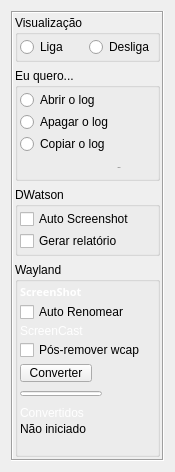
          <widget class="QWidget" name="page_5">
           <property name="geometry">
            <rect>
             <x>0</x>
             <y>0</y>
             <width>175</width>
             <height>472</height>
            </rect>
           </property>
           <attribute name="label">
            <string>Log</string>
           </attribute>
           <layout class="QGridLayout" name="gridLayout_10">
            <item row="0" column="0">
             <widget class="QFrame" name="frame_2">
              <property name="sizePolicy">
               <sizepolicy hsizetype="Preferred" vsizetype="Expanding">
                <horstretch>0</horstretch>
                <verstretch>0</verstretch>
               </sizepolicy>
              </property>
              <property name="minimumSize">
               <size>
                <width>0</width>
                <height>0</height>
               </size>
              </property>
              <property name="maximumSize">
               <size>
                <width>158</width>
                <height>10000</height>
               </size>
              </property>
              <property name="frameShape">
               <enum>QFrame::Box</enum>
              </property>
              <property name="frameShadow">
               <enum>QFrame::Sunken</enum>
              </property>
              <layout class="QGridLayout" name="gridLayout_13">
               <property name="leftMargin">
                <number>2</number>
               </property>
               <property name="topMargin">
                <number>2</number>
               </property>
               <property name="rightMargin">
                <number>2</number>
               </property>
               <property name="bottomMargin">
                <number>2</number>
               </property>
               <item row="0" column="0">
                <layout class="QGridLayout" name="gridLayout_48">
                 <item row="1" column="0">
                  <widget class="QGroupBox" name="groupBox_7">
                   <property name="title">
                    <string>Eu quero...</string>
                   </property>
                   <layout class="QGridLayout" name="gridLayout_44">
                    <property name="leftMargin">
                     <number>2</number>
                    </property>
                    <property name="topMargin">
                     <number>2</number>
                    </property>
                    <property name="rightMargin">
                     <number>2</number>
                    </property>
                    <property name="bottomMargin">
                     <number>2</number>
                    </property>
                    <property name="spacing">
                     <number>2</number>
                    </property>
                    <item row="0" column="0">
                     <layout class="QGridLayout" name="gridLayout_50">
                      <item row="1" column="0">
                       <widget class="QRadioButton" name="radioButton_removeLog">
                        <property name="text">
                         <string>Apagar o log</string>
                        </property>
                       </widget>
                      </item>
                      <item row="2" column="0">
                       <widget class="QRadioButton" name="radioButton_copyLog">
                        <property name="text">
                         <string>Copiar o log</string>
                        </property>
                       </widget>
                      </item>
                      <item row="0" column="0">
                       <widget class="QRadioButton" name="radioButton_openLog">
                        <property name="text">
                         <string>Abrir o log</string>
                        </property>
                       </widget>
                      </item>
                      <item row="3" column="0">
                       <layout class="QHBoxLayout" name="horizontalLayout_8">
                        <item>
                         <spacer name="horizontalSpacer_17">
                          <property name="orientation">
                           <enum>Qt::Horizontal</enum>
                          </property>
                          <property name="sizeHint" stdset="0">
                           <size>
                            <width>40</width>
                            <height>20</height>
                           </size>
                          </property>
                         </spacer>
                        </item>
                        <item>
                         <widget class="QPushButton" name="pushButton_logHandler">
                          <property name="minimumSize">
                           <size>
                            <width>72</width>
                            <height>18</height>
                           </size>
                          </property>
                          <property name="maximumSize">
                           <size>
                            <width>64</width>
                            <height>15</height>
                           </size>
                          </property>
                          <property name="font">
                           <font>
                            <family>DroidSans</family>
                            <pointsize>-1</pointsize>
                            <weight>50</weight>
                            <italic>false</italic>
                            <bold>false</bold>
                           </font>
                          </property>
                          <property name="styleSheet">
                           <string notr="true"/>
                          </property>
                          <property name="text">
                           <string>Agora</string>
                          </property>
                          <property name="flat">
                           <bool>true</bool>
                          </property>
                         </widget>
                        </item>
                       </layout>
                      </item>
                     </layout>
                    </item>
                   </layout>
                  </widget>
                 </item>
                 <item row="0" column="0">
                  <widget class="QGroupBox" name="groupBox_6">
                   <property name="title">
                    <string>Visualização</string>
                   </property>
                   <layout class="QGridLayout" name="gridLayout_12">
                    <property name="leftMargin">
                     <number>2</number>
                    </property>
                    <property name="topMargin">
                     <number>2</number>
                    </property>
                    <property name="rightMargin">
                     <number>2</number>
                    </property>
                    <property name="bottomMargin">
                     <number>2</number>
                    </property>
                    <property name="spacing">
                     <number>2</number>
                    </property>
                    <item row="0" column="0">
                     <layout class="QGridLayout" name="gridLayout_11">
                      <property name="leftMargin">
                       <number>0</number>
                      </property>
                      <property name="rightMargin">
                       <number>0</number>
                      </property>
                      <item row="0" column="0">
                       <widget class="QRadioButton" name="radioButton_on">
                        <property name="text">
                         <string>Liga</string>
                        </property>
                       </widget>
                      </item>
                      <item row="0" column="1">
                       <widget class="QRadioButton" name="radioButton_off">
                        <property name="text">
                         <string>Desliga</string>
                        </property>
                       </widget>
                      </item>
                     </layout>
                    </item>
                   </layout>
                  </widget>
                 </item>
                </layout>
               </item>
               <item row="1" column="0">
                <widget class="QGroupBox" name="groupBox_11">
                 <property name="title">
                  <string>DWatson</string>
                 </property>
                 <layout class="QGridLayout" name="gridLayout_18">
                  <property name="leftMargin">
                   <number>2</number>
                  </property>
                  <property name="topMargin">
                   <number>2</number>
                  </property>
                  <property name="rightMargin">
                   <number>2</number>
                  </property>
                  <property name="bottomMargin">
                   <number>2</number>
                  </property>
                  <property name="spacing">
                   <number>2</number>
                  </property>
                  <item row="0" column="0">
                   <widget class="QCheckBox" name="checkBox_screenshot">
                    <property name="text">
                     <string>Auto Screenshot</string>
                    </property>
                   </widget>
                  </item>
                  <item row="1" column="0">
                   <widget class="QCheckBox" name="checkBox_relatorio">
                    <property name="text">
                     <string>Gerar relatório</string>
                    </property>
                   </widget>
                  </item>
                 </layout>
                </widget>
               </item>
               <item row="2" column="0">
                <widget class="QGroupBox" name="groupBox_12">
                 <property name="title">
                  <string>Wayland</string>
                 </property>
                 <layout class="QGridLayout" name="gridLayout_45">
                  <property name="leftMargin">
                   <number>2</number>
                  </property>
                  <property name="topMargin">
                   <number>2</number>
                  </property>
                  <property name="rightMargin">
                   <number>2</number>
                  </property>
                  <property name="bottomMargin">
                   <number>2</number>
                  </property>
                  <property name="spacing">
                   <number>2</number>
                  </property>
                  <item row="2" column="0">
                   <widget class="QLabel" name="label">
                    <property name="styleSheet">
                     <string notr="true">color: rgb(255, 255, 255);
font: bold 8pt &quot;DroidSans&quot;;</string>
                    </property>
                    <property name="text">
                     <string>ScreenCast</string>
                    </property>
                   </widget>
                  </item>
                  <item row="1" column="0">
                   <widget class="QCheckBox" name="checkBox_rename_shots_wayland">
                    <property name="text">
                     <string>Auto Renomear</string>
                    </property>
                   </widget>
                  </item>
                  <item row="8" column="0">
                   <widget class="QLabel" name="label_conversion_cast_value">
                    <property name="text">
                     <string>Não iniciado</string>
                    </property>
                   </widget>
                  </item>
                  <item row="0" column="0">
                   <widget class="QLabel" name="label_screenshot">
                    <property name="font">
                     <font>
                      <family>DroidSans</family>
                      <pointsize>8</pointsize>
                      <weight>75</weight>
                      <italic>false</italic>
                      <bold>true</bold>
                     </font>
                    </property>
                    <property name="styleSheet">
                     <string notr="true">color: rgb(255, 255, 255);
font: bold 8pt &quot;DroidSans&quot;;</string>
                    </property>
                    <property name="text">
                     <string>ScreenShot</string>
                    </property>
                   </widget>
                  </item>
                  <item row="3" column="0">
                   <widget class="QCheckBox" name="checkBox_remove_wcap">
                    <property name="text">
                     <string>Pós-remover wcap</string>
                    </property>
                   </widget>
                  </item>
                  <item row="9" column="0">
                   <spacer name="verticalSpacer_2">
                    <property name="orientation">
                     <enum>Qt::Vertical</enum>
                    </property>
                    <property name="sizeHint" stdset="0">
                     <size>
                      <width>20</width>
                      <height>40</height>
                     </size>
                    </property>
                   </spacer>
                  </item>
                  <item row="5" column="0">
                   <layout class="QGridLayout" name="gridLayout_55">
                    <item row="0" column="0">
                     <widget class="QProgressBar" name="progressBar_screencast">
                      <property name="minimumSize">
                       <size>
                        <width>82</width>
                        <height>5</height>
                       </size>
                      </property>
                      <property name="maximumSize">
                       <size>
                        <width>82</width>
                        <height>5</height>
                       </size>
                      </property>
                      <property name="styleSheet">
                       <string notr="true">QProgressBar::chunk {
border-radius: 2px solid;
background-color: rgb(255, 153, 51);
	background-color: qlineargradient(spread:pad, x1:0, y1:0.0511364, x2:1, y2:0, stop:0.3 rgba(255, 255, 255, 255), stop:0.926316 rgba(255, 153, 51, 255));
margin: 0.3px;
width: 5px;
}</string>
                      </property>
                      <property name="minimum">
                       <number>0</number>
                      </property>
                      <property name="maximum">
                       <number>20</number>
                      </property>
                      <property name="value">
                       <number>0</number>
                      </property>
                      <property name="alignment">
                       <set>Qt::AlignBottom|Qt::AlignLeading|Qt::AlignLeft</set>
                      </property>
                      <property name="textVisible">
                       <bool>false</bool>
                      </property>
                      <property name="invertedAppearance">
                       <bool>false</bool>
                      </property>
                     </widget>
                    </item>
                    <item row="0" column="1">
                     <spacer name="horizontalSpacer_18">
                      <property name="orientation">
                       <enum>Qt::Horizontal</enum>
                      </property>
                      <property name="sizeHint" stdset="0">
                       <size>
                        <width>40</width>
                        <height>20</height>
                       </size>
                      </property>
                     </spacer>
                    </item>
                   </layout>
                  </item>
                  <item row="4" column="0">
                   <layout class="QGridLayout" name="gridLayout_46">
                    <item row="2" column="0">
                     <layout class="QGridLayout" name="gridLayout_51">
                      <item row="0" column="0">
                       <widget class="QPushButton" name="pushButton_wayland_screencast">
                        <property name="minimumSize">
                         <size>
                          <width>72</width>
                          <height>18</height>
                         </size>
                        </property>
                        <property name="maximumSize">
                         <size>
                          <width>64</width>
                          <height>15</height>
                         </size>
                        </property>
                        <property name="text">
                         <string>Converter</string>
                        </property>
                       </widget>
                      </item>
                      <item row="0" column="1">
                       <spacer name="horizontalSpacer_19">
                        <property name="orientation">
                         <enum>Qt::Horizontal</enum>
                        </property>
                        <property name="sizeHint" stdset="0">
                         <size>
                          <width>40</width>
                          <height>20</height>
                         </size>
                        </property>
                       </spacer>
                      </item>
                     </layout>
                    </item>
                   </layout>
                  </item>
                  <item row="7" column="0">
                   <widget class="QLabel" name="label_bytes_title">
                    <property name="styleSheet">
                     <string notr="true">color: rgb(255, 255, 255);
font: bold 8pt &quot;DroidSans&quot;;</string>
                    </property>
                    <property name="text">
                     <string>Convertidos</string>
                    </property>
                   </widget>
                  </item>
                 </layout>
                </widget>
               </item>
              </layout>
             </widget>
            </item>
           </layout>
          </widget>
